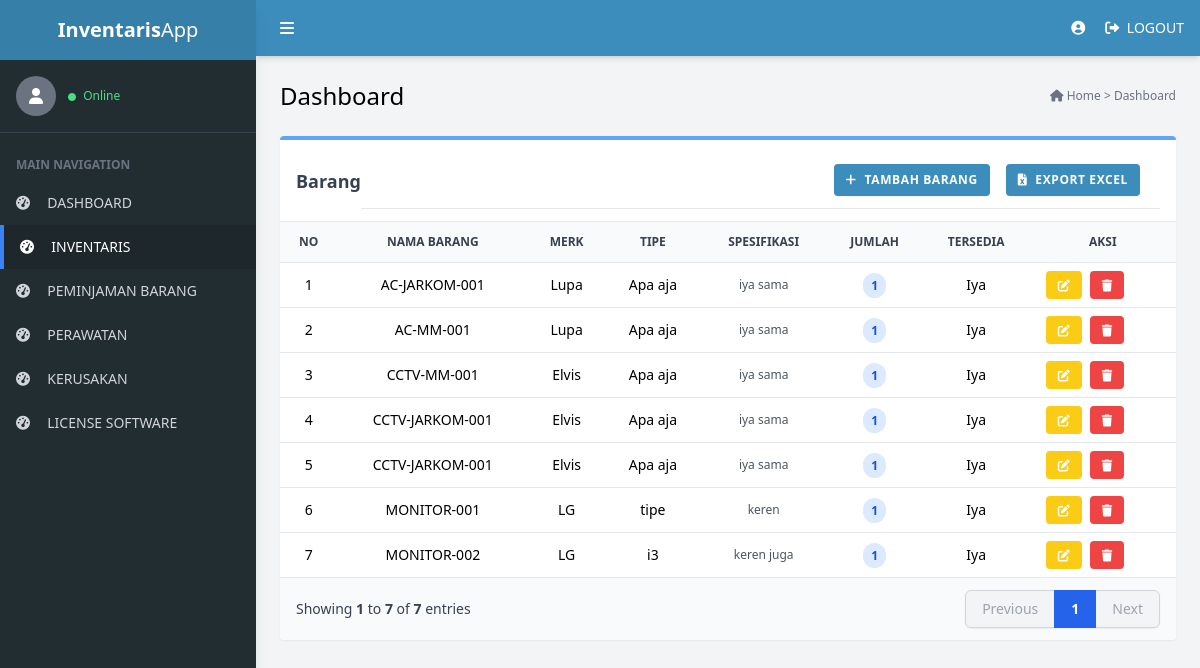
Screenshot of /Admin/inventaris.php with the database file from the repository.
### tables this page shows
CREATE TABLE `barang` (
  `id_barang` int NOT NULL,
  `id_kategori` int DEFAULT NULL,
  `nama_barang` varchar(100) NOT NULL,
  `merk` varchar(50) DEFAULT NULL,
  `tipe` varchar(50) DEFAULT NULL,
  `spesifikasi` text,
  `tersedia` enum('Iya','Tidak') DEFAULT NULL
);

### Admin/inventaris.php (the view, shortened to what this page needs)
<?php
    require_once __DIR__ . "/../config/database.php";
    $lab = $_GET['lab'] ?? null;
    $filter = $_GET['filter'] ?? 'all';
    $filter = mysqli_real_escape_string($conn, $filter);
    $where_sql = '';
    $limit = 15;
    $halaman_aktif = isset($_GET['halaman']) ? (int)$_GET['halaman'] : 1;
    $offset = ($halaman_aktif - 1) * $limit;
    $query_total = "SELECT COUNT(*) AS total FROM barang JOIN kategori ON barang.id_kategori = kategori.id_kategori $where_sql";
    $result_total = mysqli_query($conn, $query_total);
    $row_total = mysqli_fetch_assoc($result_total);
    $total_data = $row_total['total'];
    $total_halaman = ceil($total_data / $limit);
    $query = "
        SELECT * FROM barang INNER JOIN kategori ON barang.id_kategori = kategori.id_kategori
        $where_sql
        ORDER BY barang.id_kategori DESC
        LIMIT $limit OFFSET $offset
    ";
    $result = mysqli_query($conn, $query);
?>
<!DOCTYPE html>
<html lang="id">
<head>
    <script src="https://cdn.tailwindcss.com"></script>
    <link rel="stylesheet" href="https://cdnjs.cloudflare.com/ajax/libs/font-awesome/6.0.0/css/all.min.css">
</head>
<body class="bg-gray-100 font-sans">
    <div class="flex h-screen overflow-hidden">
        <?php include '../include/menu.php'; ?>
        <div class="flex-1 flex flex-col overflow-y-auto">
            <?php include '../include/header_hlm.php'; ?>
            <main class="p-6">
                <div class="flex justify-between items-center mb-6">
                    <h1 class="text-2xl font-light">Dashboard </h1>
                    <nav class="text-xs text-gray-500"><i class="fas fa-home"></i> <a href="../index.php">Home</a> > <a href="dashboard_baru.php">Dashboard</a></nav>
                </div>
                <div class="bg-white border-t-4 border-blue-400 rounded shadow-sm overflow-hidden">
                    <div class="px-4 py-3 border-b flex items-center justify-between bg-white w-full">
                        <h3 class="font-semibold text-gray-700 text-lg">Barang</h3>
                        <div class="px-5 py-3 border-b flex items-center justify-end bg-white w-full flex gap-4">
                            <div class="flex-shrink-0">
                                <a href="tambah_data.php" class="inline-flex items-center bg-[#3c8dbc] hover:bg-[#367fa9] text-white text-xs font-bold px-3 py-2 rounded shadow-sm transition-all uppercase tracking-wider">
                                    <i class="fas fa-plus mr-2"></i> Tambah Barang
                                </a>
                            </div>
                            <div class="flex-shrink-0">
                                <a href="export_inventaris.php" class="inline-flex items-center bg-[#3c8dbc] hover:bg-[#367fa9] text-white text-xs font-bold px-3 py-2 rounded shadow-sm transition-all uppercase tracking-wider">
                                    <i class="fas fa-file-excel mr-2"></i> Export Excel
                                </a>
                            </div>
                        </div>
                    </div>
                    <div class="overflow-x-auto">
                        <table class="w-full text-sm text-left border-collapse">
                            <thead>
                                <tr class="bg-gray-50 border-b text-gray-700">
                                    <th class="p-3 font-bold uppercase text-xs text-center">No</th>
                                    <th class="p-3 font-bold uppercase text-xs text-center">Nama Barang</th>
                                    <th class="p-3 font-bold uppercase text-xs text-center">Merk</th>
                                    <th class="p-3 font-bold uppercase text-xs text-center">Tipe</th>
                                    <th class="p-3 font-bold uppercase text-xs text-center">Spesifikasi</th>
                                    <th class="p-3 font-bold uppercase text-xs text-center">Jumlah</th>
                                    <th class="p-3 font-bold uppercase text-xs text-center">Tersedia</th>
                                    <th class="p-3 font-bold uppercase text-xs text-center">Aksi</th>
                                </tr>
                            </thead>
                            <tbody class="divide-y divide-gray-200 text-center">
                                <?php
                                $no = $offset + 1;
                                while ($row = mysqli_fetch_assoc($result)) {
                                ?>
                                <tr class="hover:bg-gray-50 transition-colors">
                                    <td class="p-3 text-center"><?= $no++; ?></td>
                                    <td class="p-3 font-medium"><?= $row['nama_barang']; ?></td>
                                    <td class="p-3"><?= $row['merk']; ?></td>
                                    <td class="p-3"><?= $row['tipe']; ?></td>
                                    <td class="p-3 text-xs text-gray-600"><?= $row['spesifikasi']; ?></td>
                                    <td class="p-3 text-center"><a href="detail_inventaris.php">
                                        <span class="px-2 py-1 bg-blue-100 text-blue-700 rounded-full text-xs font-bold">
                                            <?= mysqli_num_rows($result_total); ?>
                                        </span></a>
                                    </td>
                                    <td class="p-3"><?= $row['tersedia']; ?></td>
                                    <td class="px-4 py-2">
                                        <div class="flex gap-2">
                                            <a href="edit.php?id=<?= $row['id_barang']; ?>"
                                            class="px-3 py-1 text-sm bg-yellow-400 hover:bg-yellow-500 text-white rounded transition"><i class="fas fa-edit text-xs"></i>
                                            </a>
                                            <a href="delete.php?id=<?= $row['id_barang']; ?>"
                                            onclick="return confirm('Yakin ingin menghapus data ini?')"name="delete"
                                            class="px-3 py-1 text-sm bg-red-500 hover:bg-red-600 text-white rounded transition"><i class="fas fa-trash text-xs"></i>
                                            </a>
                                        </div>
                                    </td>
                                </tr>
                                <?php } ?>
                            </tbody>
                        </table>
                        <div class="px-4 py-3 bg-gray-50 border-t border-gray-200 flex items-center justify-between">
                            <p class="text-sm text-gray-700">Showing <span class="font-semibold"><?= ($offset + 1); ?></span> to <span class="font-semibold"><?= min($offset + $limit, $total_data); ?></span> of <span class="font-semibold"> <?= $total_data; ?></span> entries </p>
                            <ul class="flex items-center -space-x-px shadow-sm rounded-md text-sm font-medium">
                                <?php if($halaman_aktif > 1): ?>
                                    <li class="inline-flex items-center px-4 py-2 rounded-l-md border border-gray-300 bg-white text-gray-500 hover:bg-gray-50 transition"><a href="?halaman=<?= $halaman_aktif - 1; ?>&lab=<?= $lab; ?>&filter=<?= $filter; ?>">Previous</a></li>
                                <?php else: ?>
                                    <li class="inline-flex items-center px-4 py-2 rounded-l-md border border-gray-300 bg-gray-100 text-gray-400 cursor-not-allowed">Previous</li>
                                <?php endif; ?>
                                <li class="z-10 bg-blue-600 border-blue-600 text-white inline-flex items-center px-4 py-2 border font-bold"><?= $halaman_aktif; ?></li>
                                <?php if($halaman_aktif < $total_halaman): ?>
                                    <li class="inline-flex items-center px-4 py-2 rounded-r-md border border-gray-300 bg-white text-gray-500 hover:bg-gray-50 transition"><a href="?halaman=<?= $halaman_aktif + 1; ?>&lab=<?= $lab; ?>&filter=<?= $filter; ?>">Next</a></li>
                                <?php else: ?>
                                    <li class="inline-flex items-center px-4 py-2 rounded-r-md border border-gray-300 bg-gray-100 text-gray-400 cursor-not-allowed">Next</li>
                                <?php endif; ?>
                            </ul>
                        </div>
                    </div>
                </div>
            </main>
        </div>
    </div>
</body>
</html>

### rows the page displays
barang: nama_barang "AC-JARKOM-001", merk "Lupa", tipe "Apa aja", spesifikasi "iya sama", tersedia "Iya"
barang: nama_barang "AC-MM-001", merk "Lupa", tipe "Apa aja", spesifikasi "iya sama", tersedia "Iya"
barang: nama_barang "CCTV-MM-001", merk "Elvis", tipe "Apa aja", spesifikasi "iya sama", tersedia "Iya"
barang: nama_barang "CCTV-JARKOM-001", merk "Elvis", tipe "Apa aja", spesifikasi "iya sama", tersedia "Iya"
barang: nama_barang "CCTV-JARKOM-001", merk "Elvis", tipe "Apa aja", spesifikasi "iya sama", tersedia "Iya"
barang: nama_barang "MONITOR-001", merk "LG", tipe "tipe", spesifikasi "keren", tersedia "Iya"
barang: nama_barang "MONITOR-002", merk "LG", tipe "i3", spesifikasi "keren juga", tersedia "Iya"

### other values shown
$offset + 1 "1"
min($offset + $limit, $total_data) "7"
$total_data "7"
$halaman_aktif "1"
